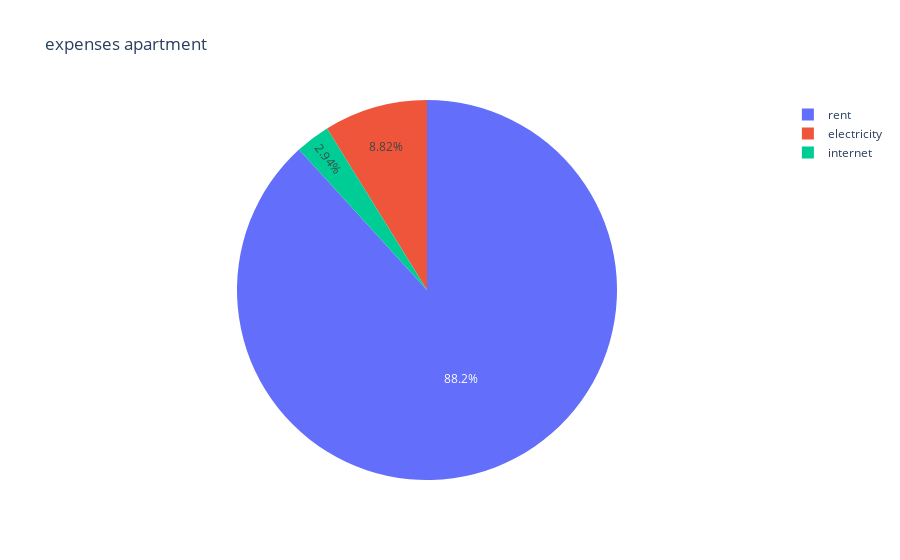
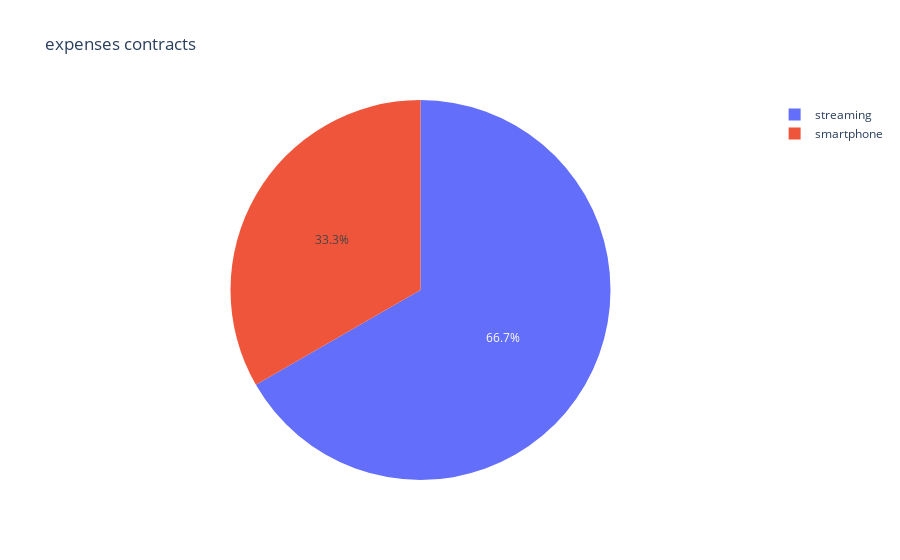
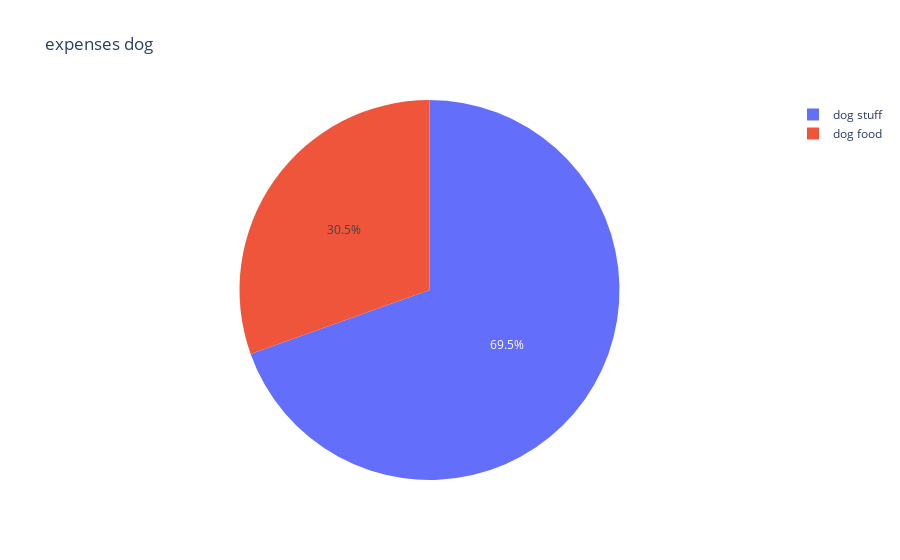
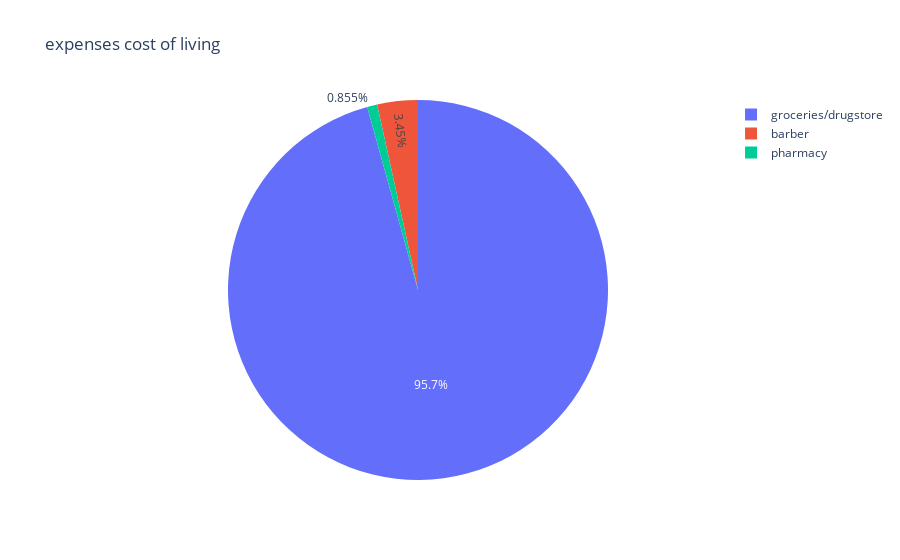

The cell these charts' notebook holds for them, in order:
### Markdown cell above
## pie charts - expenses

### Code cell
# create all piecharts
fig_exp_apartment = px.pie(exp_apartment, values='total_amount', names='subgroup', title='expenses apartment')
fig_exp_contracts = px.pie(exp_contracts, values='total_amount', names='subgroup', title='expenses contracts')
fig_exp_dog = px.pie(exp_dog, values='total_amount', names='subgroup', title='expenses dog')
fig_exp_cost_of_living = px.pie(exp_cost_of_living, values='total_amount', names='subgroup', title='expenses cost of living')
fig_exp_car = px.pie(exp_car, values='total_amount', names='subgroup', title='expenses car')
fig_exp_insurances = px.pie(exp_insurances, values='total_amount', names='subgroup', title='expenses insurances')
fig_exp_savings = px.pie(exp_savings, values='total_amount', names='subgroup', title='expenses savings')
fig_exp_other_expenses = px.pie(exp_other_expenses, values='total_amount', names='subgroup', title='expenses other expenses')
fig_exp_quality_time = px.pie(exp_quality_time, values='total_amount', names='subgroup', title='expenses quality time')

# print all piecharts
fig_exp_apartment.show()
fig_exp_contracts.show()
fig_exp_dog.show()
fig_exp_cost_of_living.show()
fig_exp_car.show()
fig_exp_insurances.show()
fig_exp_savings.show()
fig_exp_other_expenses.show()
fig_exp_quality_time.show()

# temp save charts
filepath_exp_apartment = Path('results/temp/exp_apartment.pdf')
filepath_exp_apartment.parent.mkdir(parents=True, exist_ok=True)
fig_exp_apartment.write_image(filepath_exp_apartment)

filepath_exp_contracts = Path('results/temp/exp_contracts.pdf')
filepath_exp_contracts.parent.mkdir(parents=True, exist_ok=True)
fig_exp_contracts.write_image(filepath_exp_contracts)

filepath_exp_dog = Path('results/temp/exp_dog.pdf')
filepath_exp_dog.parent.mkdir(parents=True, exist_ok=True)
fig_exp_dog.write_image(filepath_exp_dog)

filepath_exp_cost_of_living = Path('results/temp/exp_cost_of_living.pdf')
filepath_exp_cost_of_living.parent.mkdir(parents=True, exist_ok=True)
fig_exp_cost_of_living.write_image(filepath_exp_cost_of_living)

filepath_exp_car = Path('results/temp/exp_car.pdf')
filepath_exp_car.parent.mkdir(parents=True, exist_ok=True)
fig_exp_car.write_image(filepath_exp_car)

filepath_exp_insurances = Path('results/temp/exp_insurances.pdf')
filepath_exp_insurances.parent.mkdir(parents=True, exist_ok=True)
fig_exp_insurances.write_image(filepath_exp_insurances)

filepath_exp_savings = Path('results/temp/exp_savings.pdf')
filepath_exp_savings.parent.mkdir(parents=True, exist_ok=True)
fig_exp_savings.write_image(filepath_exp_savings)

filepath_exp_other_expenses = Path('results/temp/exp_other_expenses.pdf')
filepath_exp_other_expenses.parent.mkdir(parents=True, exist_ok=True)
fig_exp_other_expenses.write_image(filepath_exp_other_expenses)

filepath_exp_quality_time = Path('results/temp/exp_quality_time.pdf')
filepath_exp_quality_time.parent.mkdir(parents=True, exist_ok=True)
fig_exp_quality_time.write_image(filepath_exp_quality_time)

### Figure 1 — Plotly figure (JSON) as saved in the notebook; plotly's stock layout.template omitted (floating-point values rounded to 4 significant figures)
{"data": [{"domain": {"x": [0, 1], "y": [0, 1]}, "hovertemplate": "subgroup=%{label}<br>total_amount=%{value}<extra></extra>", "labels": ["electricity", "internet", "rent"], "legendgroup": "", "name": "", "showlegend": true, "type": "pie", "values": [120, 40, 1200]}], "layout": {"legend": {"tracegroupgap": 0}, "title": {"text": "expenses apartment"}}}

### Figure 2 — Plotly figure (JSON) as saved in the notebook; plotly's stock layout.template omitted (floating-point values rounded to 4 significant figures)
{"data": [{"domain": {"x": [0, 1], "y": [0, 1]}, "hovertemplate": "subgroup=%{label}<br>total_amount=%{value}<extra></extra>", "labels": ["smartphone", "streaming"], "legendgroup": "", "name": "", "showlegend": true, "type": "pie", "values": [8.99, 17.99]}], "layout": {"legend": {"tracegroupgap": 0}, "title": {"text": "expenses contracts"}}}

### Figure 3 — Plotly figure (JSON) as saved in the notebook; plotly's stock layout.template omitted (floating-point values rounded to 4 significant figures)
{"data": [{"domain": {"x": [0, 1], "y": [0, 1]}, "hovertemplate": "subgroup=%{label}<br>total_amount=%{value}<extra></extra>", "labels": ["dog food", "dog stuff"], "legendgroup": "", "name": "", "showlegend": true, "type": "pie", "values": [48.99, 111.8]}], "layout": {"legend": {"tracegroupgap": 0}, "title": {"text": "expenses dog"}}}

### Figure 4 — Plotly figure (JSON) as saved in the notebook; plotly's stock layout.template omitted (floating-point values rounded to 4 significant figures)
{"data": [{"domain": {"x": [0, 1], "y": [0, 1]}, "hovertemplate": "subgroup=%{label}<br>total_amount=%{value}<extra></extra>", "labels": ["barber", "groceries/drugstore", "pharmacy"], "legendgroup": "", "name": "", "showlegend": true, "type": "pie", "values": [20, 554.2, 4.95]}], "layout": {"legend": {"tracegroupgap": 0}, "title": {"text": "expenses cost of living"}}}
